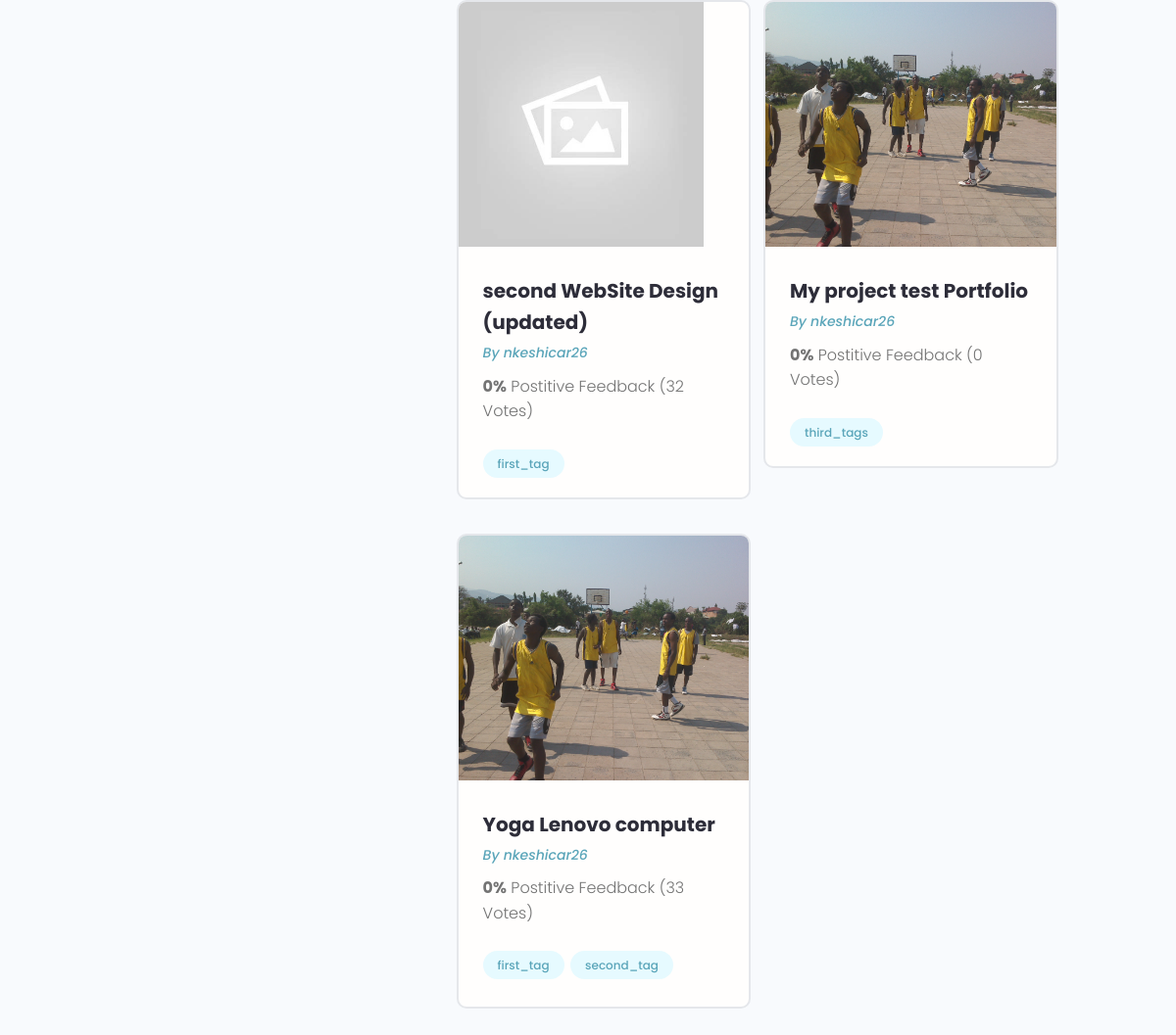
Before: /profile/ff961b7f-18b8-4c4c-99f1-f5a4395a0900 (lower part) with the older database file.
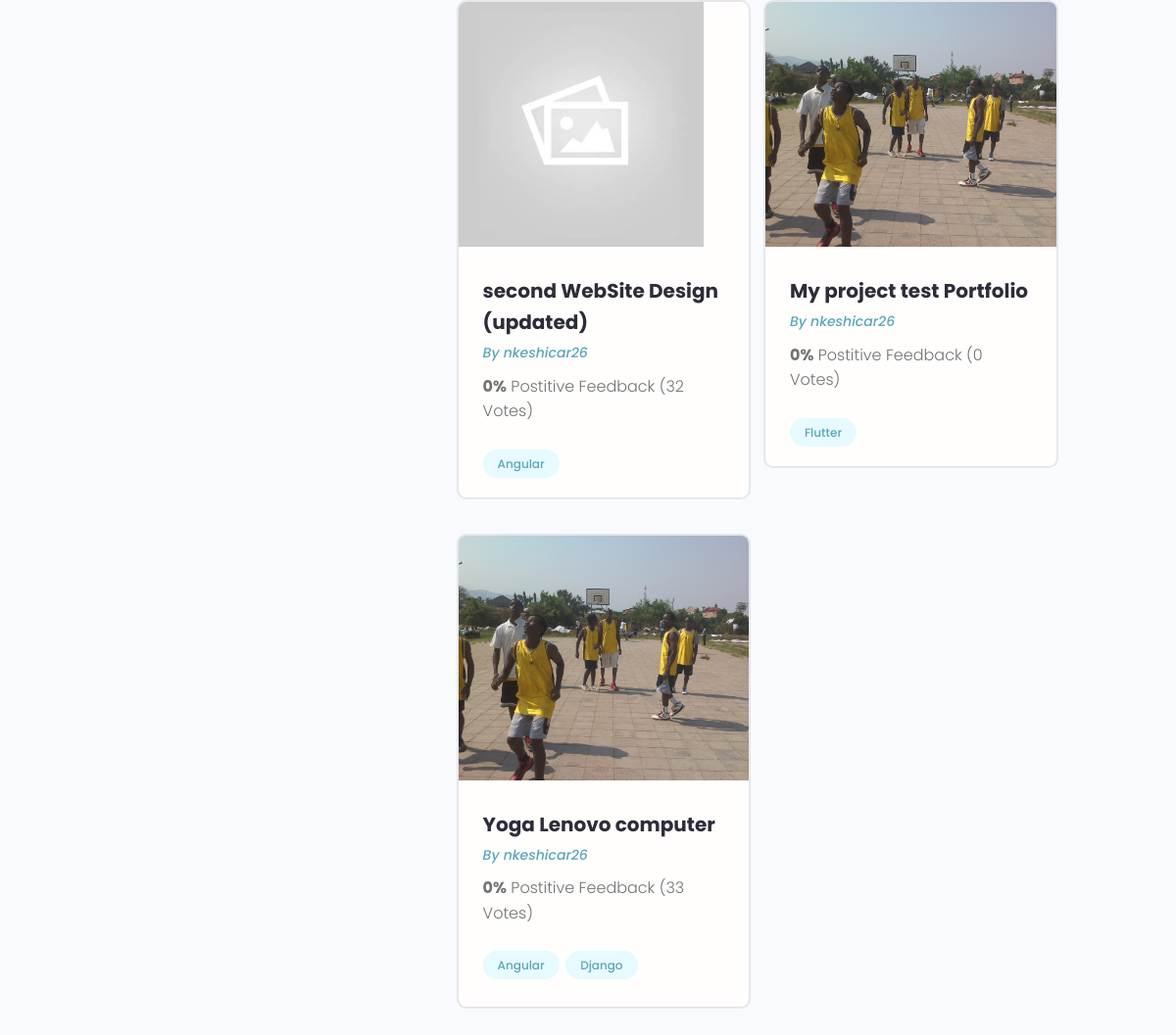
After: the same page with the newer database file.
### projects/models.py (models this page shows)
class Tag(models.Model):
    name = models.CharField(max_length=200, default='')
    created = models.DateTimeField(auto_now_add=True)
    id = models.UUIDField(default=uuid.uuid4,
                          unique=True,
                          primary_key=True,
                          editable=False)
    def __str__(self):
        return self.name

### users/views.py (the view)
# urls.py: path('profile/<str:primaryKey>', views.userProfile, name="userProfile"),
def userProfile(request, primaryKey):
    profile = Profile.objects.get(id=primaryKey)
    topSkills = profile.skill_set.exclude(description__exact="")
    otherSkills = profile.skill_set.filter(description="")
    context = {'profile':profile, 'topSkills':topSkills, 'otherSkills':otherSkills}
    return render(request, 'users/user-profile.html', context)

### users/models.py (called while the page is built)
    def __str__(self):
        return str(self.username)

### users/templates/users/user-profile.html (shortened to what this page needs)
{% extends 'main.html' %}
{% block content %}
  <main class="profile my-md">
    <div class="container">
      <div class="layout">
        <div class="column column--1of3">
        </div>
        <div class="column column--2of3">
          <div class="devInfo">
            <div class="grid grid--two">
                {% for project in profile.project_set.all %}
                    <div class="column">
                        <div class="card project">
                        <a href="{% url 'project' project.id %}" class="project">
                            <img class="project__thumbnail" src="{{project.featured_image.url}}" alt="project thumbnail" />
                            <div class="card__body">
                            <h3 class="project__title">{{project.title}}</h3>
                            <p><a class="project__author" href="{% url 'userProfile' project.owner.id %}">By {{project.owner}}</a></p>
                            <p class="project--rating">
                                <span style="font-weight: bold;">{{project.vote_ratio}}%</span> Postitive
                                Feedback ({{project.vote_total}} Vote{{project.vote_total|pluralize:"s"}})
                            </p>
                            <div class="project__tags">
                                {% for tag in project.tags.all  %}
                                    <span class="tag tag--pill tag--main">
                                     <small>{{tag}}</small>
                                    </span>
                                {% endfor %}
                            </div>
                            </div>
                        </a>
                        </div>
                    </div>
             {% endfor %}
            </div>
          </div>
        </div>
      </div>
    </div>
  </main>
{% endblock content %}

Changed rows visible on the page:
changed Tag: name "first_tag" → "Angular"
changed Tag: name "third_tags" → "Flutter"
changed Tag: name "second_tag" → "Django"
